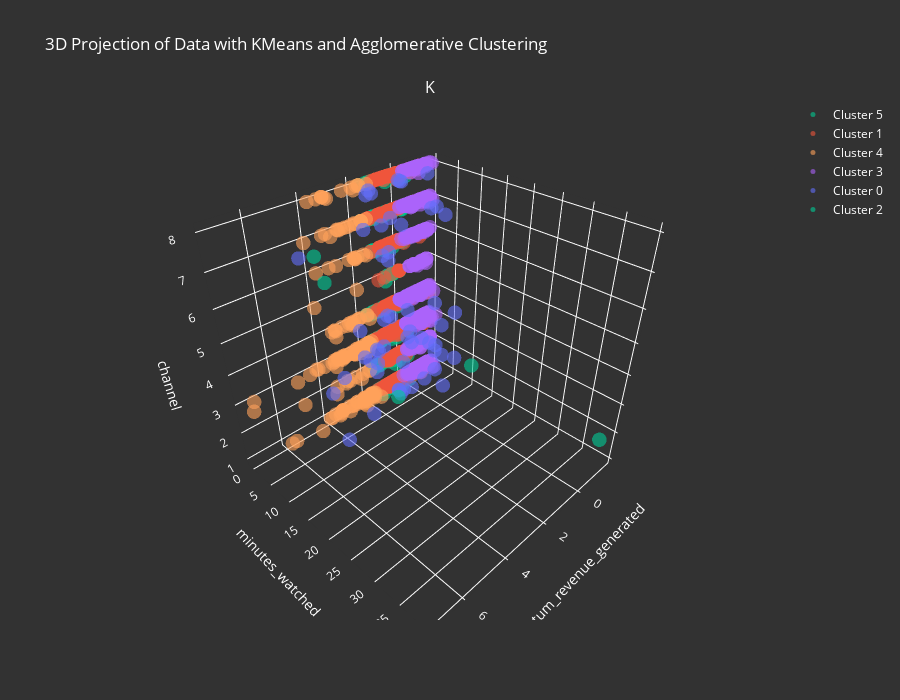

Notebook source saved alongside this figure:
### Code cell
x = data_with_feature_eng['costum_revenue_generated']
y = data_with_feature_eng['minutes_watched']
z = data_with_feature_eng['channel']

fixed_colors = ['#636EFA', '#EF553B', '#00CC96', '#AB63FA', '#FFA15A', '#00CA91']

# Create subplots with two columns for comparison
fig = make_subplots(
    rows=1, cols=1,
    specs=[[{'type': 'scatter3d'}]],
    subplot_titles=("KMeans Clustering")
)
clusters_kmeans = data_with_feature_eng['Clusters_kmeans']

for cluster_id in clusters_kmeans.unique():
    cluster_mask = clusters_kmeans == cluster_id
    fig.add_trace(
        go.Scatter3d(
            x=x[cluster_mask], 
            y=y[cluster_mask], 
            z=z[cluster_mask],
            mode='markers',
            marker=dict(
                color=fixed_colors[cluster_id], 
                size=5,
                opacity=0.6
            ),
            name=f"Cluster {cluster_id}" 
        ),
        row=1, col=1
    )


fig.update_layout(
    title="3D Projection of Data with KMeans and Agglomerative Clustering",
    scene=dict(
        xaxis=dict(backgroundcolor=background_color, color=text_color, gridcolor=text_color),
        yaxis=dict(backgroundcolor=background_color, color=text_color, gridcolor=text_color),
        zaxis=dict(backgroundcolor=background_color, color=text_color, gridcolor=text_color),
        xaxis_title=x.name, 
        yaxis_title=y.name,
        zaxis_title=z.name,

    ),
    paper_bgcolor=background_color,
    font=dict(color=text_color),
    height=700
)


fig.show()

### Figure 1 — Plotly figure (JSON) as saved in the notebook; plotly's stock layout.template omitted (floating-point values rounded to 4 significant figures; data arrays with more than 128 entries replaced by an {"elided": "..."} marker saying what was removed)
{"data": [{"marker": {"color": "#00CA91", "opacity": 0.6, "size": 5}, "mode": "markers", "name": "Cluster 5", "scene": "scene", "type": "scatter3d", "x": {"elided": "944 float values"}, "y": {"elided": "944 float values"}, "z": {"elided": "944 int values"}}, {"marker": {"color": "#EF553B", "opacity": 0.6, "size": 5}, "mode": "markers", "name": "Cluster 1", "scene": "scene", "type": "scatter3d", "x": {"elided": "1253 float values"}, "y": {"elided": "1253 float values"}, "z": {"elided": "1253 int values"}}, {"marker": {"color": "#FFA15A", "opacity": 0.6, "size": 5}, "mode": "markers", "name": "Cluster 4", "scene": "scene", "type": "scatter3d", "x": {"elided": "184 float values"}, "y": {"elided": "184 float values"}, "z": {"elided": "184 int values"}}, {"marker": {"color": "#AB63FA", "opacity": 0.6, "size": 5}, "mode": "markers", "name": "Cluster 3", "scene": "scene", "type": "scatter3d", "x": {"elided": "1393 float values"}, "y": {"elided": "1393 float values"}, "z": {"elided": "1393 int values"}}, {"marker": {"color": "#636EFA", "opacity": 0.6, "size": 5}, "mode": "markers", "name": "Cluster 0", "scene": "scene", "type": "scatter3d", "x": [1.924, 4.698, 2.375, 2.517, -0.7605, 2.765, 3.835, 1.811, 0.755, -0.7605, -0.7605, 1.151, 0.7893, 2.472, 2.151, 1.402, 1.811, 1.811, 0.3635, 0.9554, 2.147, 0.9426, 1.297, 0.253, 0.4486, 0.4486, 0.4941, 1.47, 2.477, 0.8181, 0.4633, -1.1, 0.00704, 4.179, 1.481, 0.008743, 0.3647, -1.348, -0.792, 0.4671, -1.246, -0.553, 0.03131, -1.022, 1.197, -1.371, -1.046, 0.8719, -0.8422, 2.626, -0.7605, 4.959, 1.465, 0.5869, -1.238], "y": [3.707, 6.778, 5.549, 4.444, 7.322, 7.344, 4.828, 2.877, 2.408, 3.331, 7.309, 3.054, 2.586, 4.138, 2.652, 4.25, 2.517, 2.425, 3.239, 5.282, 3.684, 2.102, 2.337, 3.522, 2.352, 2.309, 4.914, 3.318, 2.744, 2.084, 3.142, 3.895, 2.202, 6.648, 2.959, 5.212, 3.43, 2.598, 9.77, 2.835, 8.04, 3.285, 7.237, 5.759, 2.396, 2.637, 3.814, 3.502, 3.815, 2.81, 5.057, 3.736, 2.504, 2.97, 4.729], "z": [8, 3, 3, 1, 7, 3, 3, 3, 1, 8, 1, 4, 1, 3, 7, 6, 8, 3, 3, 7, 8, 6, 6, 1, 8, 2, 3, 7, 3, 7, 8, 7, 3, 1, 4, 3, 4, 1, 4, 8, 2, 1, 3, 2, 4, 2, 2, 1, 7, 4, 4, 7, 3, 1, 3]}, {"marker": {"color": "#00CC96", "opacity": 0.6, "size": 5}, "mode": "markers", "name": "Cluster 2", "scene": "scene", "type": "scatter3d", "x": [5.36, 3.208, 6.026, -1.195, 0.008743], "y": [11.94, 14.57, 14.68, 39.25, 17.01], "z": [7, 3, 8, 2, 3]}], "layout": {"annotations": [{"font": {"size": 16}, "showarrow": false, "text": "K", "x": 0.5, "xanchor": "center", "xref": "paper", "y": 1, "yanchor": "bottom", "yref": "paper"}], "font": {"color": "white"}, "height": 700, "paper_bgcolor": "rgba(50, 50, 50, 1)", "scene": {"domain": {"x": [0, 1], "y": [0, 1]}, "xaxis": {"backgroundcolor": "rgba(50, 50, 50, 1)", "color": "white", "gridcolor": "white", "title": {"text": "costum_revenue_generated"}}, "yaxis": {"backgroundcolor": "rgba(50, 50, 50, 1)", "color": "white", "gridcolor": "white", "title": {"text": "minutes_watched"}}, "zaxis": {"backgroundcolor": "rgba(50, 50, 50, 1)", "color": "white", "gridcolor": "white", "title": {"text": "channel"}}}, "title": {"text": "3D Projection of Data with KMeans and Agglomerative Clustering"}}}
